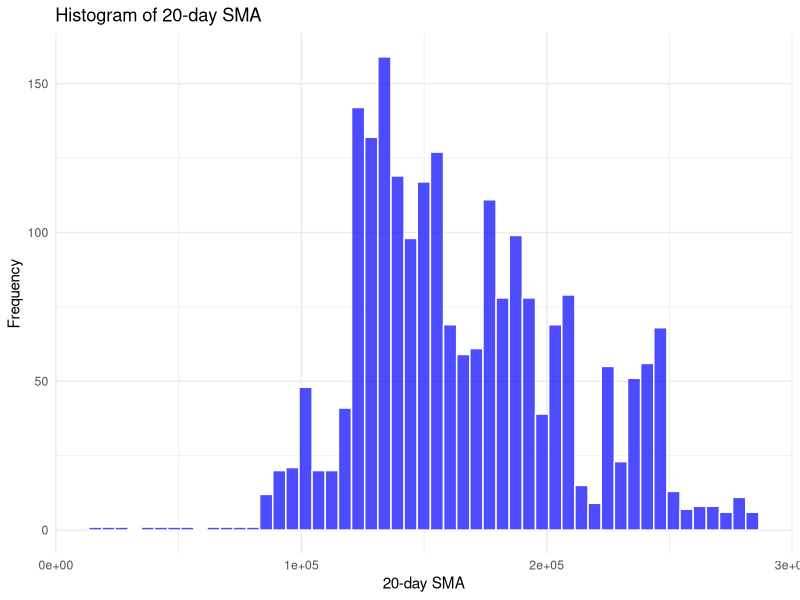
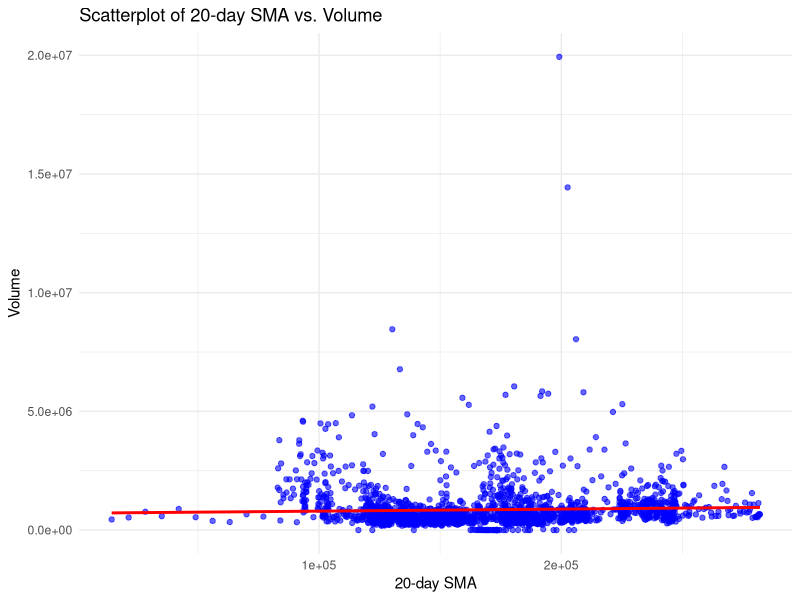
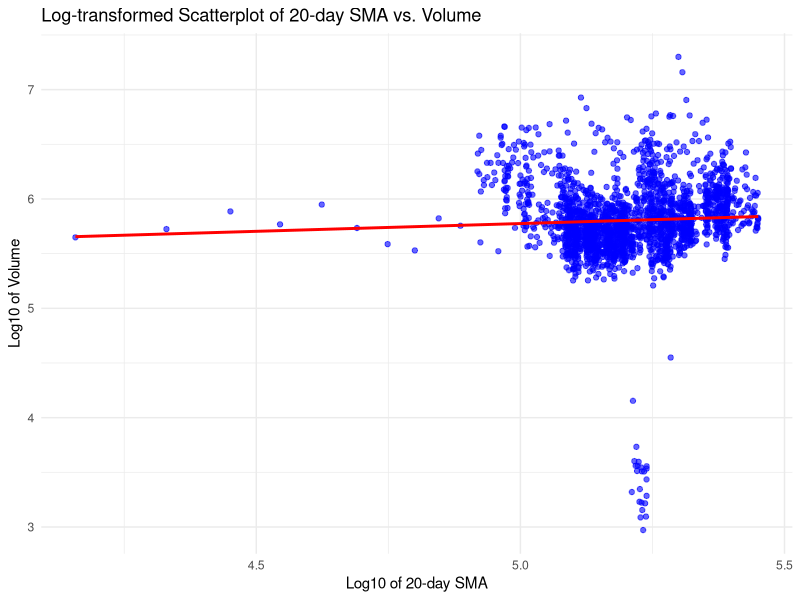

The R script that drew these images, in order:
library(ggplot2)
library(dplyr)

data = read.csv("Dataset_SMA.csv")
data

sum(!is.finite(data$sma))
data_cleaned <- data[!is.na(data$sma) & !is.nan(data$sma) & !is.infinite(data$sma), ]
sum(!is.finite(data_cleaned$sma))

binwidth_value <- (max(data_cleaned$sma) - min(data_cleaned$sma)) / 50
ggplot(data = data_cleaned, aes(x = sma)) +
  geom_histogram(binwidth = binwidth_value, fill = "blue", color = "white", alpha = 0.7) +
  labs(title = "Histogram of 20-day SMA", x = "20-day SMA", y = "Frequency") +
  theme_minimal()

ggplot(data = data_cleaned, aes(x = sma, y = Volume)) +
  geom_point(color = "blue", alpha = 0.6) +
  geom_smooth(method = "lm", color = "red", se = FALSE) +
  labs(title = "Scatterplot of 20-day SMA vs. Volume", x = "20-day SMA", y = "Volume") +
  theme_minimal()

summary(data_cleaned$sma)
summary(data_cleaned$Volume)

range(data_cleaned$sma)
range(data_cleaned$Volume)

data_cleaned$logSMA = log10(data_cleaned$sma)
data_cleaned$logVol = log10(data_cleaned$Volume)

sum(!is.finite(data_cleaned$logVol))
data_cleaned <- data_cleaned[!is.na(data_cleaned$logVol) & !is.nan(data_cleaned$logVol) & !is.infinite(data_cleaned$logVol), ]
sum(!is.finite(data_cleaned$logVol))

sum(!is.finite(data_cleaned$logSMA))
data_cleaned <- data_cleaned[!is.na(data_cleaned$logSMA) & !is.nan(data_cleaned$logSMA) & !is.infinite(data_cleaned$logSMA), ]
sum(!is.finite(data_cleaned$logSMA))

ggplot(data = data_cleaned, aes(x = log10(sma), y = log10(Volume))) +
  geom_point(color = "blue", alpha = 0.6) +
  geom_smooth(method = "lm", color = "red", se = FALSE) +  # Add trend line
  labs(
    title = "Log-transformed Scatterplot of 20-day SMA vs. Volume",
    x = "Log10 of 20-day SMA",
    y = "Log10 of Volume"
  ) +
  theme_minimal()

cor_raw <- cor(data_cleaned$sma, data_cleaned$Volume, use = "complete.obs")
cat("Correlation between SMA20 and Volume:", cor_raw, "\n")

# Calculate correlation after log transformation
cor_log <- cor(log10(data_cleaned$sma), log10(data_cleaned$Volume + 1), use = "complete.obs")
cat("Correlation after log transformation:", cor_log, "\n")
